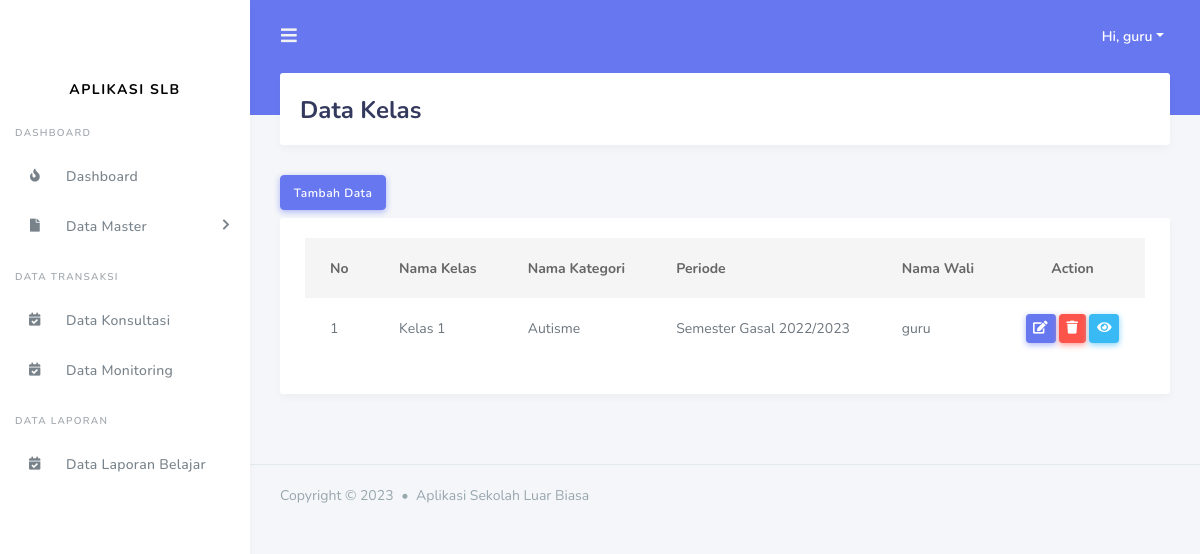
Page /admin/data_kelas.php (signed in) on the committed database.
### tables this page shows
CREATE TABLE `tbl_kelas` (
  `id_kelas` int(11) NOT NULL,
  `id_kategori` int(11) NOT NULL,
  `nama_kelas` varchar(255) NOT NULL,
  `id_periode` int(11) NOT NULL,
  `id_users` int(11) NOT NULL
);

CREATE TABLE `tbl_kategori` (
  `id_kategori` int(11) NOT NULL,
  `nama_kategori` varchar(255) DEFAULT NULL
);

CREATE TABLE `tbl_periode` (
  `id_periode` int(11) NOT NULL,
  `periode` varchar(255) DEFAULT NULL
);

CREATE TABLE `tbl_users` (
  `id_users` int(11) NOT NULL,
  `nama_users` varchar(255) DEFAULT NULL,
  `alamat_users` varchar(255) DEFAULT NULL,
  `email_users` varchar(200) DEFAULT NULL,
  `no_telp_users` varchar(15) DEFAULT NULL,
  `hak_akses` enum('kepala sekolah','admin','guru') DEFAULT NULL,
  `username` varchar(255) DEFAULT NULL,
  `password` varchar(255) DEFAULT NULL,
  `status` enum('aktiv','non-aktiv') DEFAULT NULL
);

### include/koneksi.php (called while the page is built, shortened)
<?php
$base_url = "http://localhost/aplikasi_slb/";
?>

### admin/data_kelas.php (the view, shortened to what this page needs)
<?php
include('../include/koneksi.php');
include('../template/header.php');
include('../template/sidebar.php');
?>
<div class="main-content">
  <section class="section">
    <div class="section-header">
      <h1>Data Kelas</h1>
    </div>
    <button type="button" class="btn btn-primary mb-2" data-toggle="modal" data-target="#tambahdata">
      Tambah Data
    </button>
    <div class="section-body">
      <div class="card table-responsive">
        <div class="card-body ">
            <table class="table table-hover" id="data_tabel">
            <thead>
              <tr>
                <th>No</th>
                <th>Nama Kelas</th>
                <th>Nama Kategori</th>
                <th>Periode</th>
                <th>Nama Wali</th>
                <th class ="text-center">Action</th>
              </tr>
            </thead>
            <tbody>
              <?php
                    $query = "SELECT * FROM tbl_kelas tk INNER JOIN tbl_kategori tkg ON tk.id_kategori = tkg.id_kategori INNER JOIN tbl_users tu on tu.id_users = tk.id_users INNER JOIN tbl_periode tp on tp.id_periode = tk.id_periode ";
                    $result_tasks = mysqli_query($conn, $query);
                    $no = 1;
                    while($row = mysqli_fetch_assoc($result_tasks)) { ?>
                <tr>
                  <td><?= $no++ ?></td>
                  <td><?= $row['nama_kelas']?></td>
                  <td><?= $row['nama_kategori']?></td>
                  <td><?= $row['periode']?></td>
                  <td><?= $row['nama_users']?></td>
                  <td class ="text-center">
                    <button type="button" class="btn btn-primary btn-sm" data-toggle="modal" data-target="#updatedata<?= $row['id_kelas'] ?>">
                      <i class="fas fa-edit"></i>
                    </button>
                    <a href="<?= $base_url ?>proses_admin/data_kelas/delete.php?id=<?= $row['id_kelas'] ?>" class="btn btn-danger btn-sm"><i class="fas fa-trash"></i></a>
                    <a href="<?= $base_url ?>admin/data_detail_kelas.php?id=<?= $row['id_kelas'] ?>" class="btn btn-info btn-sm"><i class="fas fa-eye"></i></a>
                  </td>
                </tr>
              <?php } ?>
            </tbody>
          </table>
        </div>
      </div>
    </div>
  </section>
</div>
<?php include('../template/footer.php'); ?>

### rows in the picture
tbl_kelas: nama_kelas "Kelas 1", id_kategori.nama_kategori "Autisme", id_periode.periode "Semester Gasal 2022/2023", id_users.nama_users "guru"

### other values in the picture
$_SESSION['nama_users'] "guru"
